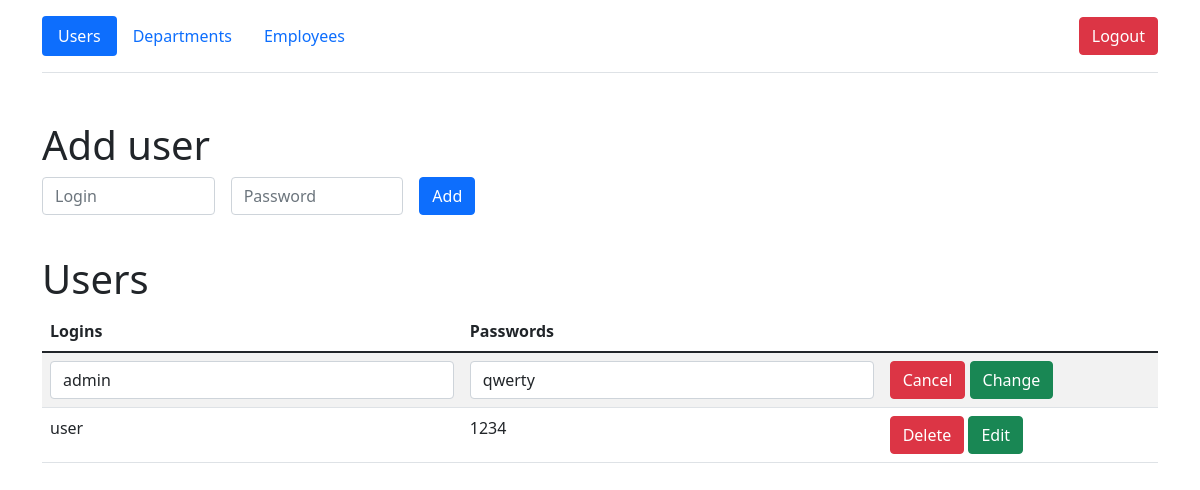
The app's page /users/1/edit (signed in) with its own data.
### models/users.py (models this page shows)
class User(db.Model, UserMixin):
    __table_args__ = {'extend_existing': True}
    id = db.Column(db.Integer, primary_key=True)
    login = db.Column(db.String(50), nullable=False, unique=True)
    password = db.Column(db.String(50), nullable=False)

### views/views_users.py (the view)
@api_users.route('/users/<int:id>/edit', methods=['GET', 'POST'])
@login_required
def edit_user(id):
    if session.get('user') and session.get('user')[0] == ADMIN:
        users = User.query.all()
        if User.query.get(id):
            if request.method == 'POST':
                login = request.form.get('new_login')
                password = request.form.get('new_password')
                data = f'?login={session["user"][0]}&password={session["user"][1]}' \
                       f'&id={id}&new_login={urllib.parse.quote(login)}&new_password={urllib.parse.quote(password)}&page=True'
                return redirect('/api/users/edit' + data)
            return render_template('users_for_admin.html', id=id, users=users)
        return redirect('/users')

### views/views_users.py (called while the page is built)
@api_users.before_request
def check_session():
    if session.get('user'):
        users = User.query.filter_by(login=session.get('user')[0]).all()
        login_user(users[0])
        session.permanent = False
    else:
        return redirect('/')

### templates/users_for_admin.html (shortened to what this page needs)
{% extends 'base.html' %}
{% block body %}
<div class="container">
        <header class="d-flex flex-wrap align-items-center justify-content-center justify-content-md-between py-3 mb-4 border-bottom">
          <ul class="nav nav-pills">
              <li class="nav-item"><a href="/users" class="nav-link active">Users</a></li>
            <li class="nav-item"><a href="/departments" class="nav-link">Departments</a></li>
            <li class="nav-item"><a href="/employees" class="nav-link">Employees</a></li>
          </ul>
            <div class="col-md-3 text-end">
                <a href="/logout">
                    <button type="button" class="btn btn-danger">Logout</button>
                </a>
              </div>
        </header>
      </div>
    <div class="container mt-5">
        <h1>Add user</h1>
        <form method="post" class="row g-3 needs-validation">
            <div class="col-md-2">
                  <input type="text"  name="login" class="form-control" placeholder="Login">
                </div>
            <div class="col-md-2">
                  <input type="text"  name="password" class="form-control" placeholder="Password">
                </div>
            <div class="col-md-2">
                <button class="btn btn-primary" type="submit">Add</button>
            </div>
            <div>
                <br>
            </div>
        </form>
        <h1>Users</h1>
        <table id="data" class="table table-striped">
            <thead>
              <tr>
                <th>Logins</th>
                  <th>Passwords</th>
                  <th></th>
              </tr>
            </thead>
            <tbody>
              {% for user in users %}
                <tr>
                        {% if user.id == id %}
                     <form method="post" class="row g-3 needs-validation" novalidate>
                            <td><input type="text"  name="new_login" class="form-control" id="validationCustom08" value="{{ user.login }}" required></td>
                            <td><input type="text"  name="new_password" class="form-control" id="validationCustom09" value="{{ user.password }}" required></td>
                            <td>
                                <a href="/users" class="btn btn-danger">Cancel</a>
                                <button class="btn btn-success" type="submit">Change</button>
                            </td>
                     </form>
                        {% else %}
                    <td>
                      {{ user.login }}
                    </td>
                    <td>
                      {{ user.password }}
                    </td>
                     <td>
                         <a href="/users/{{ user.id }}/del" class="btn btn-danger">Delete</a>
                        <a href="/users/{{ user.id }}/edit" class="btn btn-success">Edit</a>
                    </td>
                    {% endif %}
                </tr>
              {% endfor %}
            </tbody>
  </table>
    </div>
{% endblock %}

### records on screen
User: new_login "admin", new_password "qwerty"
User: login "user", password "1234"
